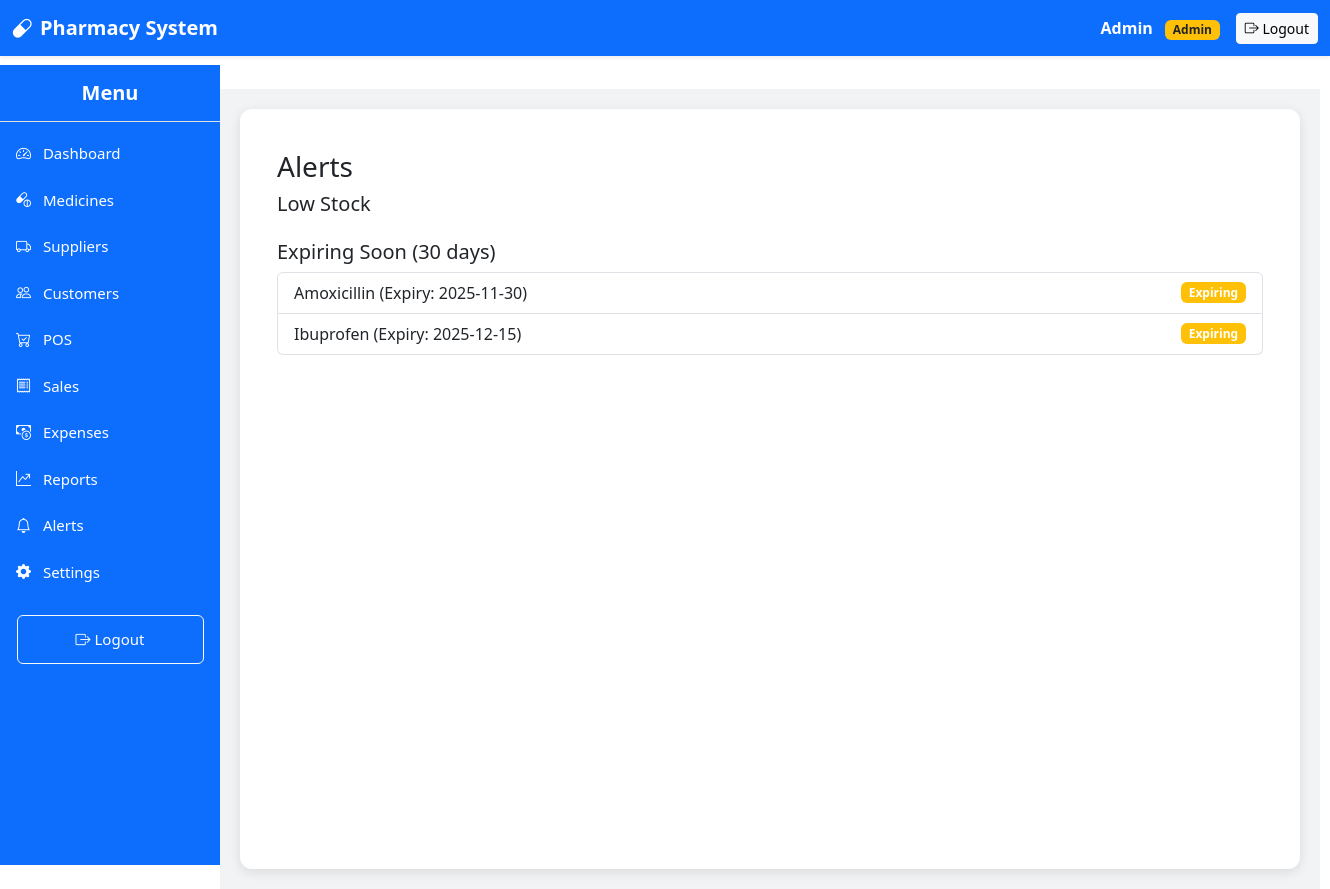
The app's page /alerts.php (signed in) with its own data.
### tables this page shows
CREATE TABLE IF NOT EXISTS medicines (
    id INT AUTO_INCREMENT PRIMARY KEY,
    name VARCHAR(100) NOT NULL,
    brand VARCHAR(100),
    category VARCHAR(100),
    quantity INT DEFAULT 0,
    price DECIMAL(10,2) DEFAULT 0,
    expiry_date DATE,
    barcode VARCHAR(50),
    created_at TIMESTAMP DEFAULT CURRENT_TIMESTAMP
);

### alerts.php (the view, shortened to what this page needs)
<?php
require 'db.php';
$expiring = $pdo->query("SELECT * FROM medicines WHERE expiry_date<=DATE_ADD(CURDATE(), INTERVAL 30 DAY)")->fetchAll(PDO::FETCH_ASSOC);
?>
<!doctype html>
<html lang="en">
<head>
<link href="https://cdn.jsdelivr.net/npm/bootstrap@5.3.0/dist/css/bootstrap.min.css" rel="stylesheet">
<link href="https://cdn.jsdelivr.net/npm/bootstrap-icons@1.10.5/font/bootstrap-icons.css" rel="stylesheet">
<link href="https://cdn.jsdelivr.net/npm/bootstrap@5.3.0/dist/css/bootstrap.min.css" rel="stylesheet">
</head>
<body>
<?php include 'topbar.php'; ?>
<div class="d-flex">
<?php include 'sidebar.php'; ?>
<div class="content-wrapper">
   <div class="content-inner">
<div class="container mt-3">
<h3>Alerts</h3>
<h5>Low Stock</h5>
<h5>Expiring Soon (30 days)</h5>
<ul class="list-group">
<?php foreach($expiring as $m): ?>
<li class="list-group-item d-flex justify-content-between align-items-center">
<?= $m['name'] ?> (Expiry: <?= $m['expiry_date'] ?>)
<span class="badge bg-warning">Expiring</span>
</li>
<?php endforeach; ?>
</ul>
</div>
</div>
</body>
</html>

### alerts.php (style rules this page uses)
body { overflow-x: hidden; }

### topbar.php (style rules this page uses)
body { padding-top: 65px; }

### sidebar.php (style rules this page uses)
.content-wrapper { margin-left: 260px; padding: 30px; min-height: 100vh; max-width: 1100px; background: #f2f3f5; display: flex; justify-content: center; }
.content-inner { width: 1500px; max-width: 1500px; background: #ffffff; padding: 25px; border-radius: 12px; box-shadow: 0 3px 12px rgba(0,0,0,0.1); }
.content-wrapper { margin-left: 220px; padding: 20px; transition: margin-left .3s; }

### records on screen
medicines: name "Amoxicillin", expiry_date "2025-11-30"
medicines: name "Ibuprofen", expiry_date "2025-12-15"

### other values on screen
$_SESSION['name'] "Admin"
$_SESSION['role'] "Admin"
